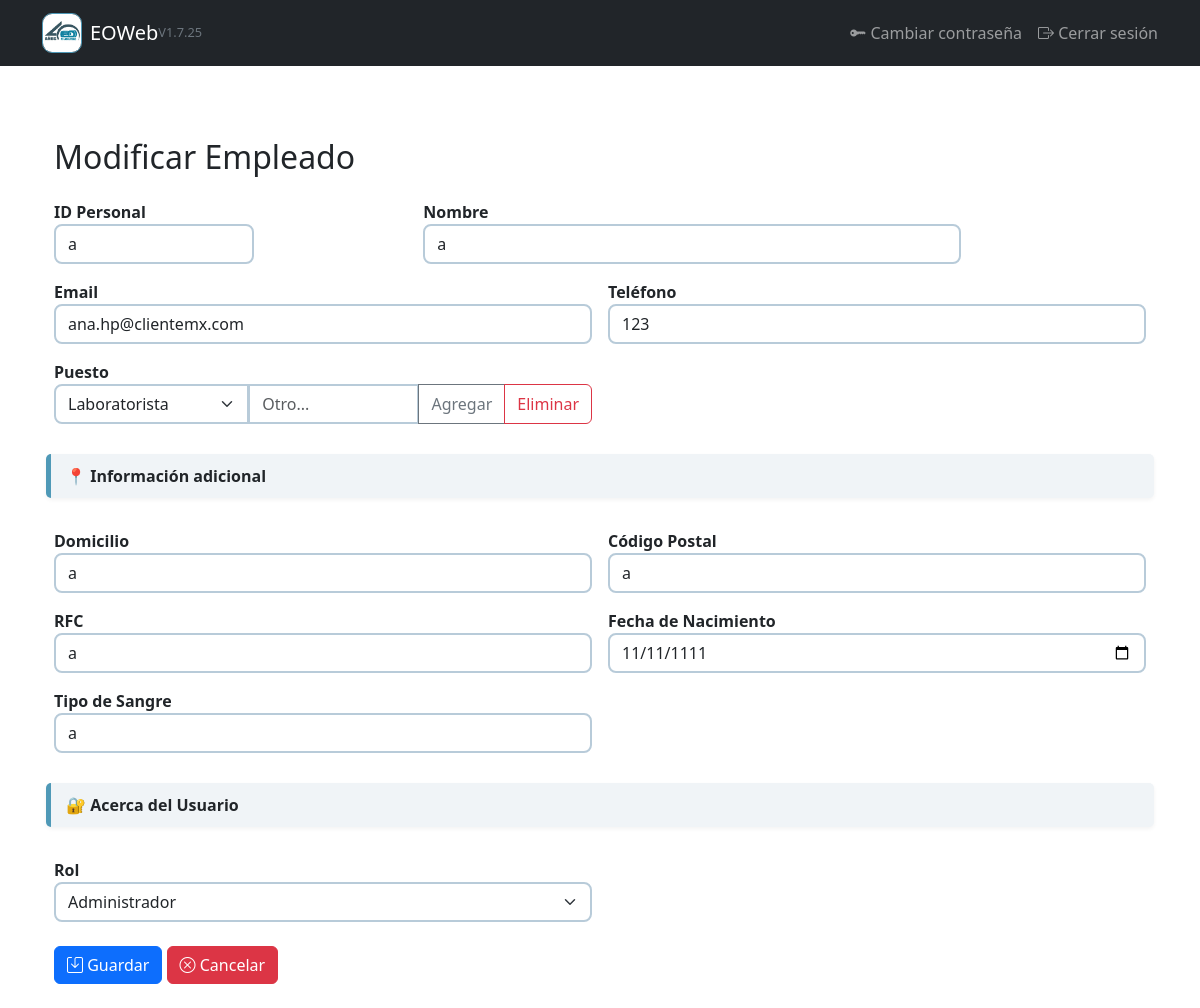
The page /empleados/modificar/5/ (signed in) on the database as committed earlier.
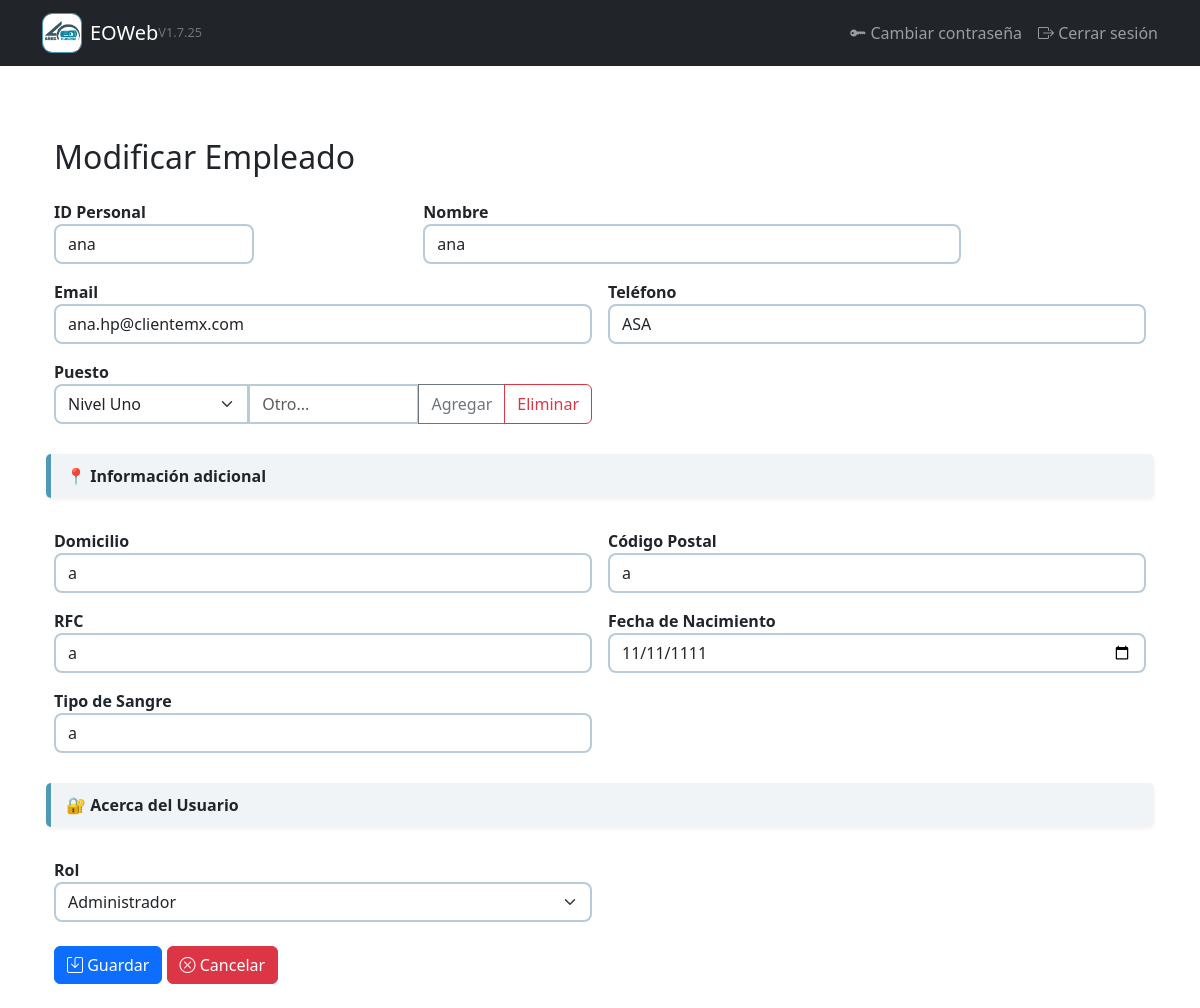
The same page on the database as committed later.
### gestion/models.py (models this page shows, shortened)
class Empleado(models.Model):
    id_personal = models.CharField(max_length=20, unique=True, null=True, blank=True)
    usuario = models.OneToOneField(User, on_delete=models.CASCADE, null=True, blank=True)
    nombre = models.CharField(max_length=100)
    email = models.EmailField(unique=True)
    telefono = models.CharField(max_length=20, blank=True)
    puesto_antiguo = models.CharField(max_length=100, null=True, blank=True)  # renombrado
    puesto = models.ForeignKey(Puesto, on_delete=models.SET_NULL, null=True, blank=True)
    domicilio = models.CharField(max_length=255, blank=True, null=True)
    codigo_postal = models.CharField(max_length=10, blank=True, null=True)
    rfc = models.CharField(max_length=13, blank=True, null=True)
    fecha_nacimiento = models.DateField(null=True, blank=True)
    tipo_sangre = models.CharField(max_length=5, blank=True, null=True)

class Puesto(models.Model):
    nombre = models.CharField(max_length=100, unique=True)

### gestion/views.py (the view, shortened to what this page needs)
# urls.py: path('empleados/modificar/<int:empleado_id>/',views.modificar_empleado, name='modificar_empleado'),
@login_required
def modificar_empleado(request, empleado_id):
    empleado = get_object_or_404(Empleado, id=empleado_id)
    if not request.user.is_superuser and not request.user.groups.filter(name='Administrador').exists():
        return redirect('lista_empleados')
    grupos_usuario = empleado.usuario.groups.values_list('name', flat=True)
    puestos = Puesto.objects.all()
    return render(request, 'gestion/modificar_empleado.html', {
        'empleado': empleado,
        'empleado_grupo': grupos_usuario,
        'puestos': puestos
    })

### gestion/templates/gestion/modificar_empleado.html (shortened to what this page needs)
{% extends "gestion/base.html" %}
{% load static %}
{% block content %}
<div class="container mt-5">
  <h2 class="mb-4">Modificar Empleado</h2>
  <form method="post" class="row g-3">
    <div class="col-md-4">
      <label>ID Personal</label>
      <input type="text" name="id_personal" class="form-control" value="{{ empleado.id_personal }}" readonly style="width: 200px;">
    </div>
    <div class="col-md-6">
      <label>Nombre</label>
      <input type="text" name="nombre" class="form-control" value="{{ empleado.nombre }}" required>
    </div>
    <div class="col-md-6">
      <label>Email</label>
      <input type="email" name="email" class="form-control" value="{{ empleado.email }}" required>
    </div>
    <div class="col-md-6">
      <label>Teléfono</label>
      <input type="text" name="telefono" class="form-control" value="{{ empleado.telefono }}">
    </div>
        <div class="col-md-6">
      <label for="puesto">Puesto</label>
      <div class="input-group">
        <select id="puesto" name="puesto" class="form-select">
          {% for p in puestos %}
            <option value="{{ p.nombre }}" {% if empleado.puesto.nombre == p.nombre %}selected{% endif %}>
              {{ p.nombre }}
            </option>
          {% endfor %}
        </select>
        <input type="text" id="nuevo-cargo" class="form-control" placeholder="Otro...">
        <button type="button" class="btn btn-outline-secondary" onclick="agregarCargo()">Agregar</button>
        <button type="button" class="btn btn-outline-danger" onclick="eliminarCargo()">Eliminar</button>
      </div>
    </div>
    <div class="section-header">📍 Información adicional</div>
    <div class="col-md-6">
      <label>Domicilio</label>
      <input type="text" name="domicilio" class="form-control" value="{{ empleado.domicilio }}">
    </div>
    <div class="col-md-6">
      <label>Código Postal</label>
      <input type="text" name="codigo_postal" class="form-control" value="{{ empleado.codigo_postal }}">
    </div>
    <div class="col-md-6">
      <label>RFC</label>
      <input type="text" name="rfc" class="form-control" value="{{ empleado.rfc }}">
    </div>
    <div class="col-md-6">
      <label>Fecha de Nacimiento</label>
      <input type="date" name="fecha_nacimiento" class="form-control" value="{{ empleado.fecha_nacimiento|date:'Y-m-d' }}">
    </div>
    <div class="col-md-6">
      <label>Tipo de Sangre</label>
      <input type="text" name="tipo_sangre" class="form-control" value="{{ empleado.tipo_sangre }}">
    </div>
    <div class="section-header">🔐 Acerca del Usuario</div>
    <div class="col-md-6">
      <label for="rol">Rol</label>
      <select name="rol" class="form-select">
        <option value="Administrador" {% if "Administrador" in empleado_grupo %}selected{% endif %}>Administrador</option>
      </select>
    </div>
    <div class="col-12 mt-4">
        <button type="submit" class="btn btn-primary">
            <i class="bi bi-save"></i> Guardar
        </button>
        <a href="{% url 'lista_empleados' %}" class="btn btn-danger">
            <i class="bi bi-x-circle"></i> Cancelar
        </a>
    </div>
  </form>
</div>
{% endblock %}

Rows that differ between the two databases and show on the page:
changed Empleado "ana.hp@clientemx.com": id_personal "a" → "ana"; nombre "a" → "ana"; telefono "123" → "ASA"; puesto "Laboratorista" → "Nivel Uno"
